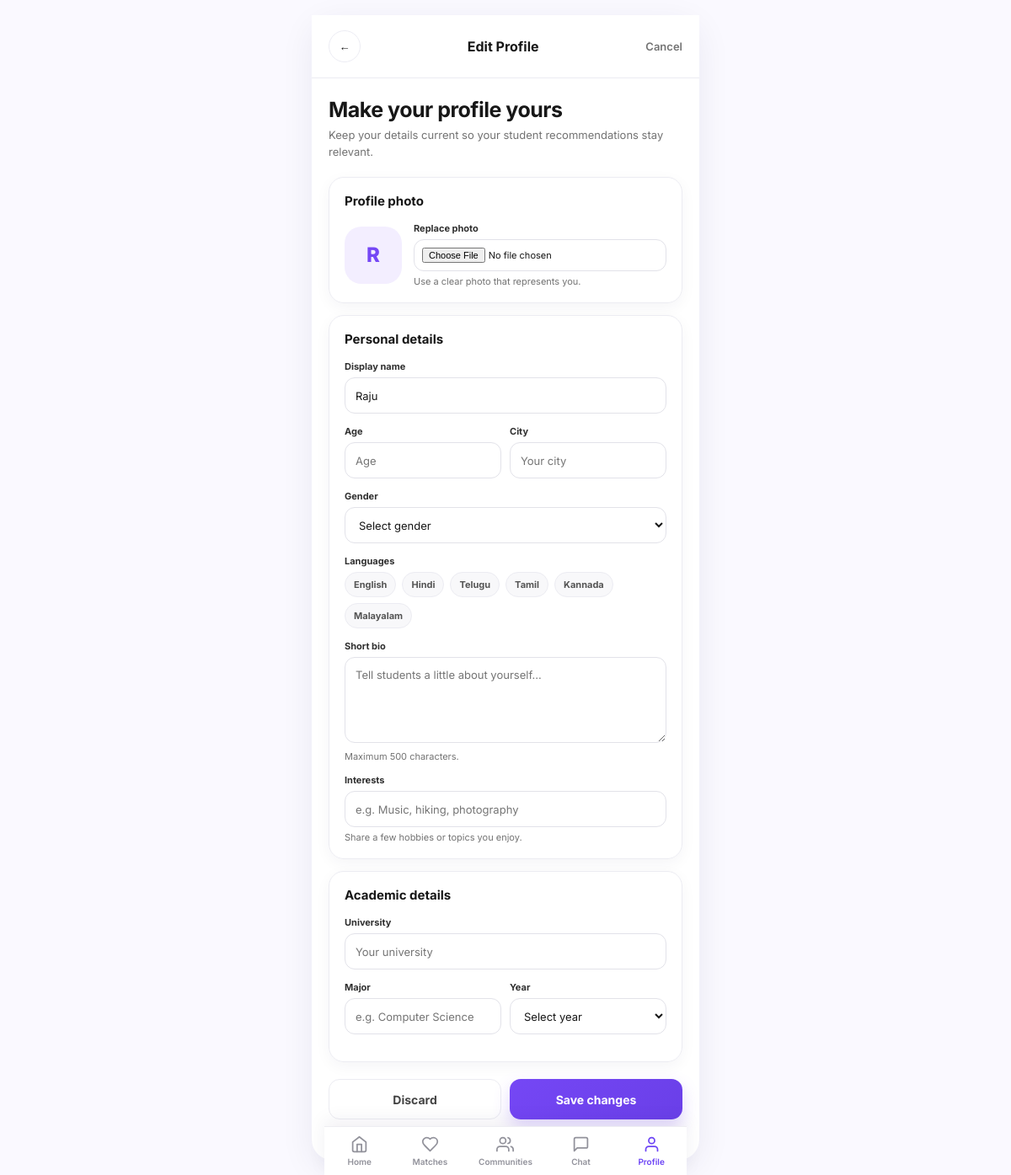
The page /profiles/edit/ (signed in) on the database as committed earlier.
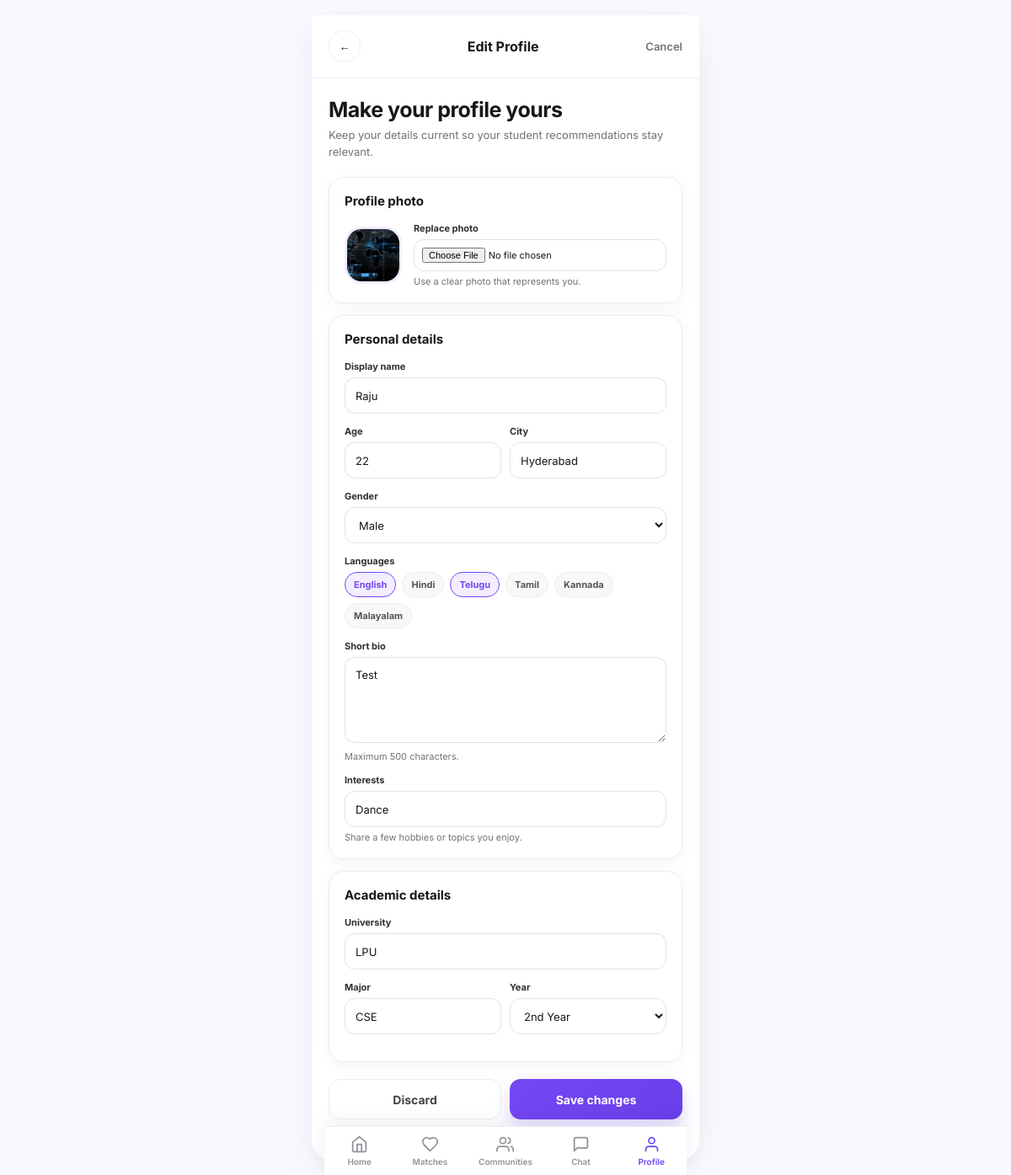
The same page on the database as committed later.
### accounts/models.py (models this page shows, shortened)
class User(AbstractUser):
    id = models.UUIDField(primary_key=True, default=uuid.uuid4, editable=False)
    username = None  # Not used; authentication via email
    email = models.EmailField('Email Address', unique=True)
    first_name = models.CharField('First Name', max_length=150, blank=True)
    last_name = models.CharField('Last Name', max_length=150, blank=True)
    is_verified = models.BooleanField('Verified', default=False)
    created_at = models.DateTimeField(auto_now_add=True)
    updated_at = models.DateTimeField(auto_now=True)
    USERNAME_FIELD = 'email'
    REQUIRED_FIELDS = ['first_name', 'last_name']
    objects = UserManager()
    class Meta:
        db_table = 'accounts_user'
        ordering = ['-created_at']

### profiles/models.py (models this page shows, shortened)
class Profile(models.Model):
    id = models.UUIDField(primary_key=True, default=uuid.uuid4, editable=False)
    user = models.OneToOneField(settings.AUTH_USER_MODEL, on_delete=models.CASCADE, related_name='profile')
    university = models.CharField(max_length=200, blank=True)
    major = models.CharField(max_length=200, blank=True)
    year = models.CharField(max_length=50, blank=True)
    age = models.PositiveSmallIntegerField(null=True, blank=True)
    city = models.CharField(max_length=100, blank=True)
    gender = models.CharField(max_length=40, blank=True)
    languages = models.CharField(max_length=300, blank=True)
    bio = models.TextField(blank=True, max_length=500)
    interests = models.CharField(max_length=300, blank=True)
    photo = models.ImageField(upload_to='profiles/', blank=True, null=True)
    is_public = models.BooleanField(default=True)
    questionnaire_completed = models.BooleanField(default=False)
    questionnaire_ai_consent = models.BooleanField(null=True, blank=True, default=None)
    questionnaire_ai_consent_provider = models.CharField(max_length=30, blank=True, default='')
    created_at = models.DateTimeField(auto_now_add=True)
    updated_at = models.DateTimeField(auto_now=True)
    class Meta:
        db_table = 'profiles_profile'

### profiles/views.py (the view)
# urls.py: path('edit/', edit_profile, name='edit_profile'),
@login_required
def edit_profile(request):
    profile, _ = Profile.objects.get_or_create(user=request.user)
    if request.method == 'POST':
        form = ProfileSetupForm(request.POST, request.FILES, instance=profile, user=request.user)
        if form.is_valid():
            form.save()
            if not profile.is_public:
                profile.is_public = True
                profile.save(update_fields=('is_public', 'updated_at'))
            messages.success(request, 'Your profile changes have been saved.')
            return redirect('profiles:my_profile')
    else:
        form = ProfileSetupForm(instance=profile, user=request.user)
    return render(request, 'profiles/edit_profile.html', {
        'form': form,
        'profile': profile,
        'profile_pct': get_profile_completion(request.user),
    })

### profiles/services.py (called while the page is built, shortened)
def get_profile_strength(user):
    profile = getattr(user, 'profile', None)
    fields = [
        ('Age', profile.age),
        ('City', profile.city),
        ('Gender', profile.gender),
        ('Languages', profile.languages),
        ('Profile Photo', profile.photo),
        ('Bio', profile.bio),
        ('University', profile.university),
        ('Major', profile.major),
        ('Year', profile.year),
        ('Interests', profile.interests),
    ]
    completed = [label for label, value in fields if value and str(value).strip()]
    missing = [label for label, value in fields if not value or not str(value).strip()]
    return {
        'profile_strength': int(round(len(completed) / len(fields) * 100)),
        'completed_fields': len(completed),
        'total_fields': len(fields),
        'missing_fields': missing,
    }

def get_profile_completion(user):
    return get_profile_strength(user)['profile_strength']

### templates/profiles/edit_profile.html (shortened to what this page needs)
<!doctype html>
<html lang="en">
<head>
</head>
<body><div class="app">
  <header><a class="back" href="{% url 'profiles:my_profile' %}" aria-label="Back">←</a><h1>Edit Profile</h1><a class="cancel" href="{% url 'profiles:my_profile' %}">Cancel</a></header>
  <main>
    <section class="intro"><h2>Make your profile yours</h2><p>Keep your details current so your student recommendations stay relevant.</p></section>
    <form method="post" enctype="multipart/form-data" novalidate>
      <section class="card"><h3>Profile photo</h3><div class="avatar-row">{% if profile.photo %}<img class="avatar" src="{{ profile.photo.url }}" alt="Current profile photo">{% else %}<div class="placeholder">{{ request.user.first_name|default:request.user.email|slice:":1"|upper }}</div>{% endif %}<div class="file"><label for="id_photo">Replace photo</label><input id="id_photo" name="photo" type="file" accept="image/*"><small>Use a clear photo that represents you.</small></div></div>{% if form.photo.errors %}<div class="error">{{ form.photo.errors.0 }}</div>{% endif %}</section>
      <section class="card"><h3>Personal details</h3><div class="field"><label for="{{ form.display_name.id_for_label }}">Display name</label>{{ form.display_name }}{% if form.display_name.errors %}<div class="error">{{ form.display_name.errors.0 }}</div>{% endif %}</div><div class="row"><div class="field"><label for="{{ form.age.id_for_label }}">Age</label>{{ form.age }}</div><div class="field"><label for="{{ form.city.id_for_label }}">City</label>{{ form.city }}</div></div><div class="field"><label for="{{ form.gender.id_for_label }}">Gender</label>{{ form.gender }}</div><div class="field"><label>Languages</label><div class="chips">{% for checkbox in form.languages %}<div class="chip">{{ checkbox.tag }}<label for="{{ checkbox.id_for_label }}">{{ checkbox.choice_label }}</label></div>{% endfor %}</div></div><div class="field"><label for="{{ form.bio.id_for_label }}">Short bio</label>{{ form.bio }}<p class="help">Maximum 500 characters.</p></div><div class="field"><label for="{{ form.interests.id_for_label }}">Interests</label>{{ form.interests }}<p class="help">Share a few hobbies or topics you enjoy.</p>{% if form.interests.errors %}<div class="error">{{ form.interests.errors.0 }}</div>{% endif %}</div></section>
      <section class="card"><h3>Academic details</h3><div class="field"><label for="{{ form.university.id_for_label }}">University</label>{{ form.university }}</div><div class="row"><div class="field"><label for="{{ form.major.id_for_label }}">Major</label>{{ form.major }}</div><div class="field"><label for="{{ form.year.id_for_label }}">Year</label>{{ form.year }}</div></div></section>
      <div class="actions"><a class="btn discard" href="{% url 'profiles:my_profile' %}">Discard</a><button class="btn save" type="submit">Save changes</button></div>
    </form>
  </main>
</div>{% include 'includes/bottom_nav.html' with active_nav='profile' %}</body>
</html>

Rows that differ between the two databases and show on the page:
no longer on this page (row edited): User: user.first_name "R"
changed Profile: photo: picture added; age (not shown) → "22"; city (not shown) → "Hyderabad"; gender "Select gender" → "Male"; bio (not shown) → "Test"; interests (not shown) → "Dance"; university (not shown) → "LPU"; major (not shown) → "CSE"; year "Select year" → "2nd Year"
